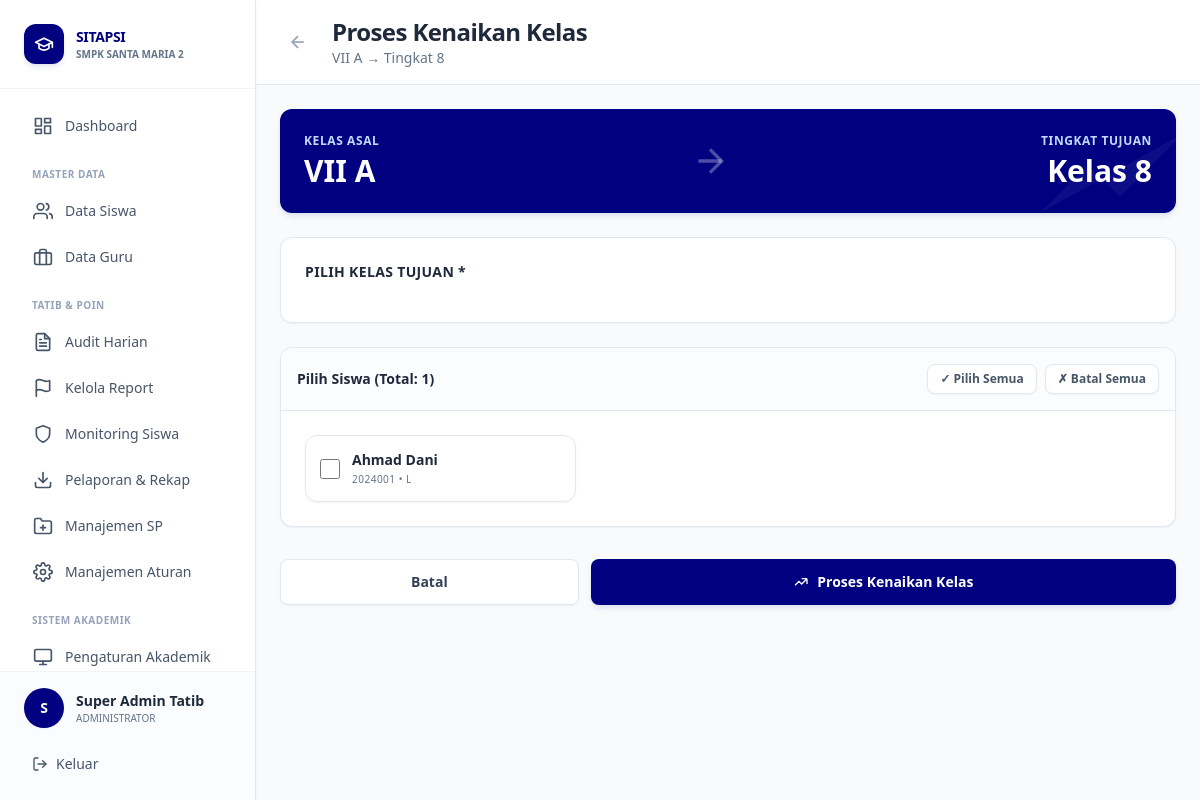
The app's page /views/admin/kenaikan_kelas_proses.php?kelas_asal=1 (signed in), older data.
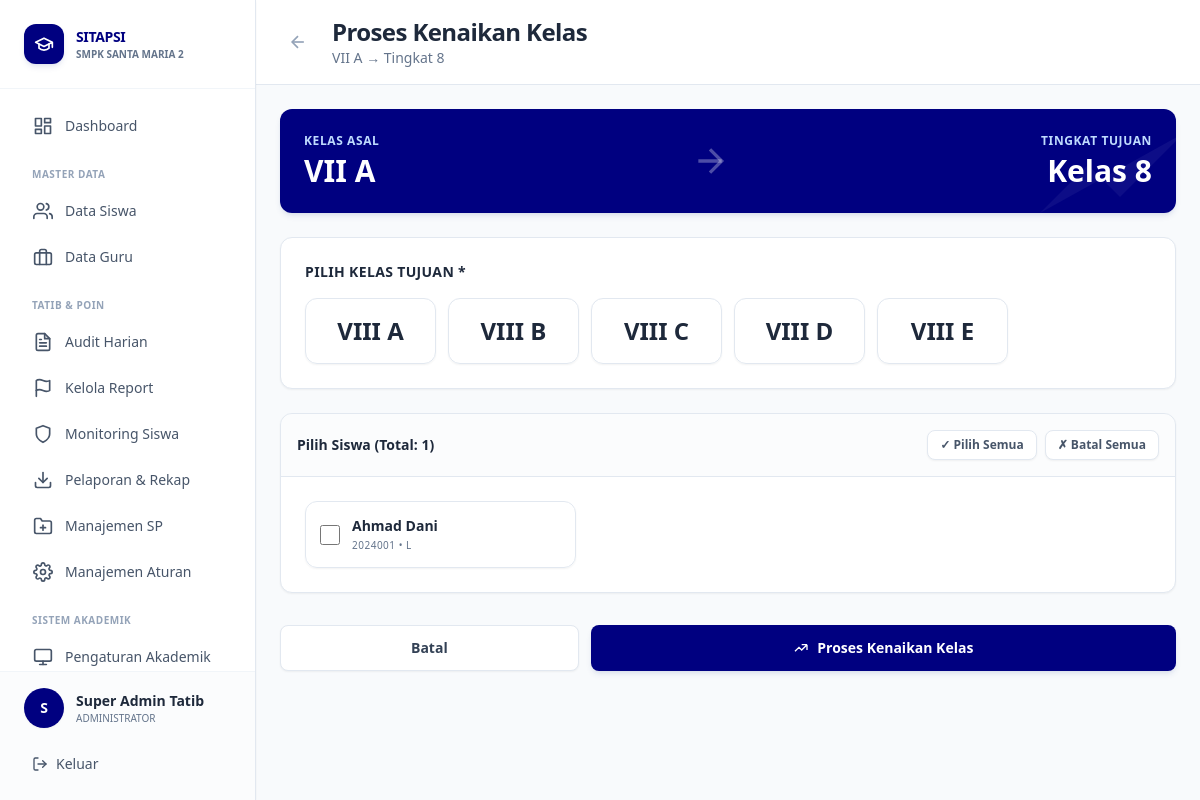
The same page, newer data.
### tables this page shows
CREATE TABLE tb_anggota_kelas (
    id_anggota BIGINT AUTO_INCREMENT PRIMARY KEY,
    no_induk VARCHAR(50) NOT NULL, 
    id_kelas INT NOT NULL,
    id_tahun INT NOT NULL,
    
     
    poin_kelakuan INT DEFAULT 0,
    poin_kerajinan INT DEFAULT 0,
    poin_kerapian INT DEFAULT 0,
    
    total_poin_umum INT DEFAULT 0,  
    
     
    status_sp_kelakuan ENUM('Aman', 'SP1', 'SP2', 'SP3', 'Dikeluarkan') DEFAULT 'Aman',
    status_sp_kerajinan ENUM('Aman', 'SP1', 'SP2', 'SP3', 'Dikeluarkan') DEFAULT 'Aman',
    status_sp_kerapian ENUM('Aman', 'SP1', 'SP2', 'SP3', 'Dikeluarkan') DEFAULT 'Aman',
    
     
    status_sp_terakhir ENUM('Aman', 'SP1', 'SP2', 'SP3', 'Dikeluarkan') DEFAULT 'Aman',
    
     
    status_reward ENUM('None', 'Kandidat Reward Ganjil','Kandidat Sertifikat') DEFAULT 'None',
    
    FOREIGN KEY (no_induk) REFERENCES tb_siswa(no_induk) ON DELETE CASCADE,
    FOREIGN KEY (id_kelas) REFERENCES tb_kelas(id_kelas),
    FOREIGN KEY (id_tahun) REFERENCES tb_tahun_ajaran(id_tahun)
);

CREATE TABLE tb_siswa (
    no_induk VARCHAR(50) PRIMARY KEY,
    nama_siswa VARCHAR(100) NOT NULL,
    jenis_kelamin ENUM('L', 'P') NOT NULL,
    kota VARCHAR(100),
    tanggal_lahir DATE,
    alamat TEXT,
    nama_ayah VARCHAR(150),
    pekerjaan_ayah VARCHAR(100),
    nama_ibu VARCHAR(150),
    pekerjaan_ibu VARCHAR(100),
    no_hp_ortu VARCHAR(15),  
    status_aktif ENUM('Aktif', 'Lulus', 'Keluar', 'Dikeluarkan') DEFAULT 'Aktif'
);

CREATE TABLE tb_kelas (
    id_kelas INT AUTO_INCREMENT PRIMARY KEY,
    nama_kelas VARCHAR(10) NOT NULL,  
    tingkat INT NOT NULL  
);

### config/database.php (called while the page is built, shortened)
<?php
function getDBConnection() {
    static $pdo = null;
    if ($pdo === null) {
        try {
            $dsn = "mysql:host=" . DB_HOST . ";dbname=" . DB_NAME . ";charset=" . DB_CHARSET;
            $options = [
                PDO::ATTR_ERRMODE            => PDO::ERRMODE_EXCEPTION,
                PDO::ATTR_DEFAULT_FETCH_MODE => PDO::FETCH_ASSOC,
                PDO::ATTR_EMULATE_PREPARES   => false,
                PDO::MYSQL_ATTR_INIT_COMMAND => "SET NAMES " . DB_CHARSET
            ];
            $pdo = new PDO($dsn, DB_USER, DB_PASS, $options);
        } catch (PDOException $e) {
            error_log("Database Connection Error: " . $e->getMessage());
            die("Koneksi database gagal. Silakan hubungi administrator.");
        }
    }
    return $pdo;
}
function executeQuery($sql, $params = []) {
    $pdo = getDBConnection();
    $stmt = $pdo->prepare($sql);
    $stmt->execute($params);
    return $stmt;
}
function fetchOne($sql, $params = []) {
    $stmt = executeQuery($sql, $params);
    return $stmt->fetch();
}
function fetchAll($sql, $params = []) {
    $stmt = executeQuery($sql, $params);
    return $stmt->fetchAll();
}
?>

### views/admin/kenaikan_kelas_proses.php (the view, shortened to what the changed rows need)
<?php
require_once '../../config/database.php';
$id_kelas_asal = $_GET['kelas_asal'] ?? null;
$tahun_aktif = fetchOne("SELECT id_tahun, nama_tahun FROM tb_tahun_ajaran WHERE status = 'Aktif' LIMIT 1");
$kelas_asal = fetchOne("SELECT * FROM tb_kelas WHERE id_kelas = :id", ['id' => $id_kelas_asal]);
$siswa_list = fetchAll("
    SELECT
        s.no_induk,
        s.nama_siswa,
        s.jenis_kelamin,
        a.id_anggota
    FROM tb_anggota_kelas a
    JOIN tb_siswa s ON a.no_induk = s.no_induk
    WHERE a.id_kelas = :id_kelas
    AND a.id_tahun = :id_tahun
    AND s.status_aktif = 'Aktif'
    ORDER BY s.nama_siswa
", [
    'id_kelas' => $id_kelas_asal,
    'id_tahun' => $tahun_aktif['id_tahun']
]);
$tingkat_tujuan = $kelas_asal['tingkat'] + 1;
$kelas_tujuan_list = fetchAll("
    SELECT * FROM tb_kelas
    WHERE tingkat = :tingkat
    ORDER BY nama_kelas
", ['tingkat' => $tingkat_tujuan]);
$card_class = "bg-white border border-[#E2E8F0] rounded-xl shadow-sm";
?>
<!DOCTYPE html>
<html lang="id">
<head>
    <script src="https://cdn.tailwindcss.com"></script>
</head>
<body class="bg-[#F8FAFC]">
<div class="flex h-screen overflow-hidden">
    <?php include '../../includes/sidebar_admin.php'; ?>
    <div class="flex-1 overflow-auto lg:ml-64">
        <div class="bg-white border-b border-[#E2E8F0] px-6 pl-16 lg:pl-6 py-4 sticky top-0 z-30 flex items-center space-x-4">
            <div>
                <h1 class="text-2xl font-extrabold text-slate-800 tracking-tight">Proses Kenaikan Kelas</h1>
            </div>
        </div>
        <div class="p-6 max-w-6xl mx-auto">
            <form action="../../actions/proses_kenaikan_kelas.php" method="POST" onsubmit="return validateForm()">
                <div class="bg-[#000080] text-white rounded-xl shadow-md shadow-blue-900/10 p-6 mb-6 flex items-center justify-between relative overflow-hidden">
                    <div class="relative z-10">
                        <h2 class="text-3xl font-extrabold"><?= $kelas_asal['nama_kelas'] ?></h2>
                    </div>
                    <div class="relative z-10 text-right">
                        <h2 class="text-3xl font-extrabold">Kelas <?= $tingkat_tujuan ?></h2>
                    </div>
                </div>
                <div class="<?= $card_class ?> p-6 mb-6">
                    <div class="grid grid-cols-2 md:grid-cols-4 lg:grid-cols-6 gap-3">
                        <?php foreach ($kelas_tujuan_list as $kt): ?>
                        <label class="block">
                            <div class="border border-[#E2E8F0] peer-checked:border-[#000080] peer-checked:bg-[#000080]/5 rounded-xl p-4 text-center cursor-pointer hover:border-[#000080]/30 transition-all shadow-sm">
                                <p class="text-2xl font-extrabold text-slate-800 peer-checked:text-[#000080]"><?= $kt['nama_kelas'] ?></p>
                            </div>
                        </label>
                        <?php endforeach; ?>
                    </div>
                </div>
                <div class="<?= $card_class ?> overflow-hidden mb-6">
                    <div class="p-6">
                        <?php if (empty($siswa_list)): ?>
                        <div class="text-center py-8 text-slate-400">
                            <p class="font-medium text-sm">Tidak ada siswa tersisa di kelas ini</p>
                        </div>
                        <?php else: ?>
                        <div class="grid grid-cols-1 md:grid-cols-2 lg:grid-cols-3 gap-4">
                            <?php foreach ($siswa_list as $siswa): ?>
                            <label class="flex items-center space-x-3 p-3.5 border border-[#E2E8F0] rounded-xl hover:border-[#000080]/30 cursor-pointer transition-all hover:bg-slate-50 shadow-sm group">
                                <input type="checkbox" name="siswa[]" value="<?= $siswa['no_induk'] ?>"
                                       class="w-5 h-5 text-[#000080] border-slate-300 rounded focus:ring-[#000080]">
                                <div class="flex-1 min-w-0">
                                    <p class="font-bold text-slate-800 text-sm truncate group-hover:text-[#000080]"><?= htmlspecialchars($siswa['nama_siswa']) ?></p>
                                    <p class="text-[10px] font-medium text-slate-500 uppercase tracking-wider mt-0.5"><?= $siswa['no_induk'] ?> • <?= $siswa['jenis_kelamin'] === 'L' ? 'L' : 'P' ?></p>
                                </div>
                            </label>
                            <?php endforeach; ?>
                        </div>
                        <?php endif; ?>
                    </div>
                </div>
            </form>
        </div>
    </div>
</div>
</body>
</html>

Row changes from the older to the newer data that the page shows:
added tb_kelas: nama_kelas "VIII A"
added tb_kelas: nama_kelas "VIII B"
added tb_kelas: nama_kelas "VIII C"
added tb_kelas: nama_kelas "VIII D"
added tb_kelas: nama_kelas "VIII E"
